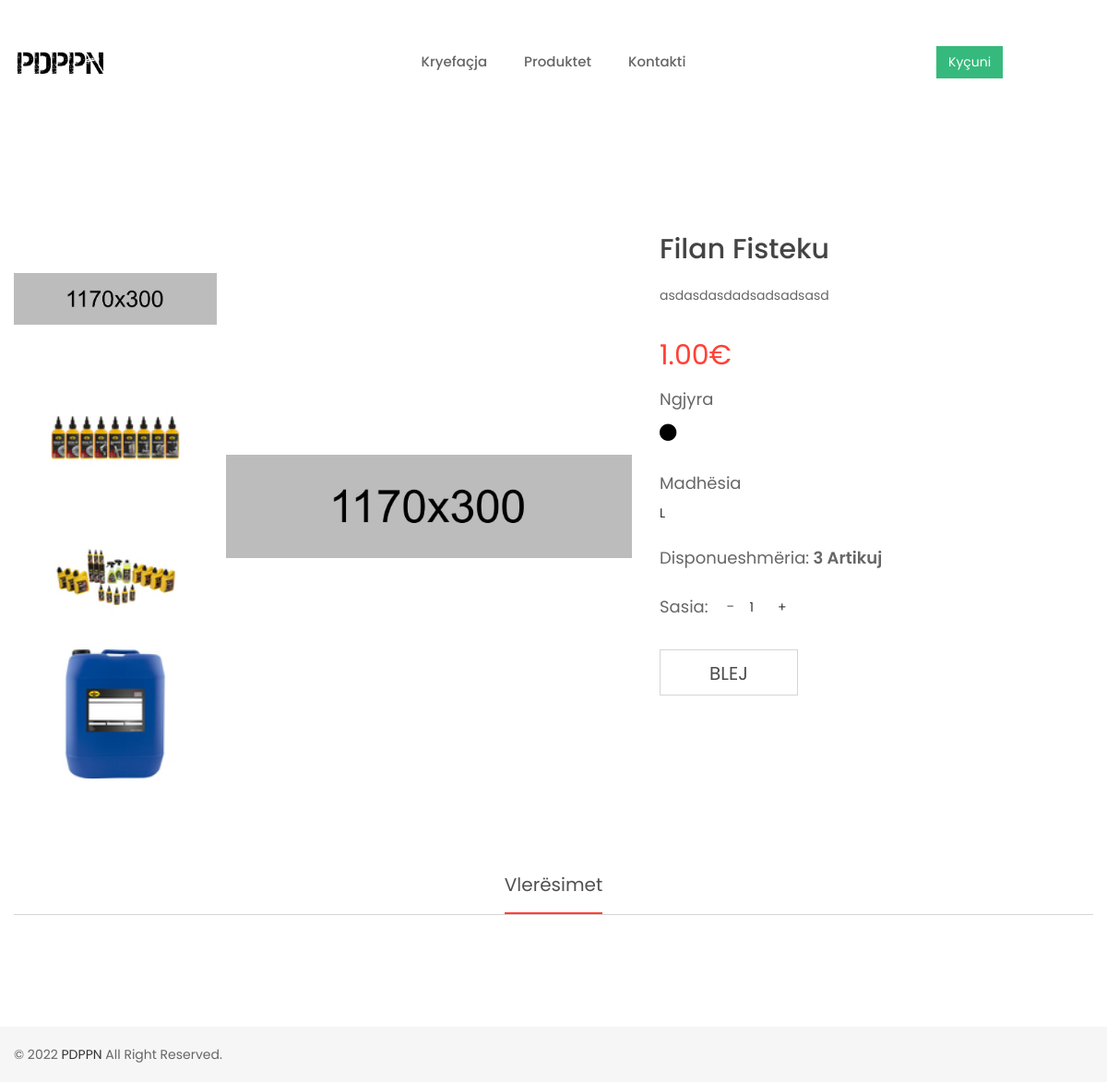
The page /Perdoruesi/detajeProduktit.php?produktID=21 on the database its author committed.
### tables this page shows
CREATE TABLE IF NOT EXISTS `produktet` (
  `produktID` int(11) NOT NULL AUTO_INCREMENT,
  `produkti` varchar(150) NOT NULL,
  `imazhi1` varchar(600) NOT NULL,
  `imazhi2` varchar(600) NOT NULL,
  `imazhi3` varchar(600) NOT NULL,
  `imazhi4` varchar(600) NOT NULL,
  `kategoriaID` int(11) NOT NULL,
  `pershkrimi` longtext NOT NULL,
  `qmimi` decimal(15,2) NOT NULL,
  `stoku` int(11) NOT NULL,
  `madhesiaID` int(11) DEFAULT NULL,
  `ngjyraID` int(11) DEFAULT NULL,
  `kompaniaID` int(11) NOT NULL,
  PRIMARY KEY (`produktID`),
  KEY `katForeignKey` (`kategoriaID`),
  KEY `colorForeignKey` (`ngjyraID`),
  KEY `kompaniaForeignKey` (`kompaniaID`),
  KEY `sizeKatForeignkey` (`madhesiaID`)
);

CREATE TABLE IF NOT EXISTS `madhesit` (
  `madhesiaID` int(11) NOT NULL AUTO_INCREMENT,
  `madhesia` varchar(50) NOT NULL,
  `kategoriaID` int(11) NOT NULL,
  PRIMARY KEY (`madhesiaID`),
  KEY `kategoriaMadhesia` (`kategoriaID`)
);

### Perdoruesi/detajeProduktit.php (the view, shortened to what this page needs)
<?php include_once('checkSession.php');
$produktID = $_GET['produktID'];
$sql = "SELECT  produktet.produkti, produktet.imazhi1, produktet.imazhi2, produktet.imazhi3, produktet.imazhi4, produktet.pershkrimi, produktet.qmimi, produktet.stoku, madhesit.madhesia, ngjyrat.ngjyra, produktet.kompaniaID
FROM produktet
LEFT OUTER JOIN madhesit ON produktet.madhesiaID=madhesit.madhesiaID
LEFT OUTER JOIN ngjyrat ON produktet.ngjyraID=ngjyrat.ngjyraID
WHERE  produktet.produktID=$produktID";
$query = mysqli_query($con, $sql);
while ($row = mysqli_fetch_assoc($query)) {
    $produkti = $row['produkti'];
    $foto1 = $row['imazhi1'];
    $foto2 = $row['imazhi2'];
    $foto3 = $row['imazhi3'];
    $foto4 = $row['imazhi4'];
    $pershkrimi = $row['pershkrimi'];
    $qmimi = $row['qmimi'];
    $stoku = $row['stoku'];
    $madhesia = $row['madhesia'];
    $ngjyra = $row['ngjyra'];
}
?>
<!doctype html>
<html class="no-js" lang="en">
<head>
    <?php include_once('links.php'); ?>
</head>
<body>
    <div class="wrapper fixed__footer">
        <header id="header" class="htc-header header--3 bg__white">
            <div id="sticky-header-with-topbar" class="mainmenu__area sticky__header">
                <?php include_once('nav.php'); ?>
            </div>
        </header>
        <section class="htc__product__details pt--120 pb--100 bg__white">
            <div class="container">
                <div class="row">
                    <div class="col-md-7 col-lg-7 col-sm-12 col-xs-12">
                        <div class="product__details__container">
                            <ul class="product__small__images" role="tablist" style="width:120;height:140;">
                                <li role="presentation" class="pot-small-img active">
                                    <a href="#img-tab-1" role="tab" data-toggle="tab">
                                        <img src="<?php echo $foto1; ?>" style="object-fit:contain;" width="120" height="140">
                                    </a>
                                </li>
                                <li role="presentation" class="pot-small-img">
                                    <a href="#img-tab-2" role="tab" data-toggle="tab">
                                        <img src="<?php echo $foto2; ?>" style="object-fit:contain;" width="120" height="140">
                                    </a>
                                </li>
                                <li role="presentation" class="pot-small-img">
                                    <a href="#img-tab-3" role="tab" data-toggle="tab">
                                        <img src="<?php echo $foto3; ?>" style="object-fit:contain;" width="120" height="140">
                                    </a>
                                </li>
                                <li role="presentation" class="pot-small-img">
                                    <a href="#img-tab-4" role="tab" data-toggle="tab">
                                        <img src="<?php echo $foto4; ?>" style="object-fit:contain;" width="120" height="140">
                                    </a>
                                </li>
                            </ul>
                            <div class="product__big__images">
                                <div class="portfolio-full-image tab-content" style="width:440px;height:590px;">
                                    <div role="tabpanel" class="tab-pane fade in active" id="img-tab-1">
                                        <img src="<?php echo $foto1; ?>" width="440" height="590" style="object-fit:contain;" alt="full-image">
                                    </div>
                                </div>
                            </div>
                        </div>
                    </div>
                    <div class="col-md-5 col-lg-5 col-sm-12 col-xs-12 smt-30 xmt-30">
                        <div class="htc__product__details__inner">
                            <div class="pro__detl__title">
                                <h2 id="produktTitulli"><?php echo $produkti; ?></h2>
                            </div>
                            <div class="pro__details">
                                <p id="pershkrimi"><?php echo $pershkrimi; ?></p>
                            </div>
                            <ul class="pro__dtl__prize">
                                <li id="qmimi"><?php echo $qmimi; ?>€</li>
                            </ul>
                            <?php
                            if ($ngjyra == '0') {
                            } else {
                            ?>
                                <div class="pro__dtl__color">
                                    <h2 class="title__5">Ngjyra</h2>
                                    <ul class="pro__choose__color">
                                        <?php
                                        if ($ngjyra == 'Black') {
                                            echo '<li><a><i title="Black" class="zmdi zmdi-circle black"></i></a></li>';
                                        } elseif ($ngjyra == 'Red') {
                                            echo '<li><a><i title="Red" class="zmdi zmdi-circle red"></i></a></li>';
                                        } elseif ($ngjyra == 'Blue') {
                                            echo '<li><a><i title="Blue" class="zmdi zmdi-circle blue"></i></a></li>';
                                        } elseif ($ngjyra == 'Gray') {
                                            echo '<li><a><i title="Gray" class="zmdi zmdi-circle gray"></i></a></li>';
                                        } elseif ($ngjyra == 'Purple') {
                                            echo '<li><a><i title="Purple" class="zmdi zmdi-circle purple"></i></a></li>';
                                        } elseif ($ngjyra == 'Orange') {
                                            echo '<li><a><i title="Orange"class="zmdi zmdi-circle orange"></i></a></li>';
                                        } elseif ($ngjyra == 'Yellow') {
                                            echo '<li><a><i title="Yellow" class="zmdi zmdi-circle yellow"></i></a></li>';
                                        } elseif ($ngjyra == 'Green') {
                                            echo '<li><a><i title="Green" class="zmdi zmdi-circle green"></i></a></li>';
                                        }
                                        ?>
                                    </ul>
                                </div>
                            <?php
                            }
                            ?>
                            <?php
                            if ($madhesia == '0') {
                            } else {
                            ?>
                                <div class="pro__dtl__size" id="madhesiaWrap">
                                    <h2 class="title__5">Madhësia</h2>
                                    <ul class="pro__choose__size">
                                        <li>
                                            <h3 id="madhesia"> <?php echo $madhesia; ?></h3>
                                        </li>
                                    </ul>
                                </div>
                            <?php
                            }
                            ?>
                            <?php if ($stoku == 0) {
                                echo '<div class="pro__dtl__size">
                                <h2 class="title__5" style="color: #ff4136!important; font-weight:bold;">Nuk ka në disponim!</h2>
                            </div>';
                                    } else { ?>
                                        <div class="pro__dtl__size">
                                            <h2 class="title__5" ">Disponueshmëria:<strong> <?php echo $stoku; ?> artikuj</strong></h2>
                                        </div>
                                    <form id=" myform" method="POST" action="blejProduktin.php">
                                                <div class="product-action-wrap">
                                                    <div class="prodict-statas"><span>Sasia:</span></div>
                                                    <div class="product-quantity">
                                                        <div class="cart-plus-minus" style="cursor:default;">
                                                            <input style="cursor:default;" class="cart-plus-minus-box" type="number" name="sasia" value="1" min="1" max="<?php echo $stoku; ?>">
                                                        </div>
                                                    </div>
                                                </div>
                                                <ul class="pro__dtl__btn">
                                                    <li class="buy__now__btn"><input type="submit" name="blej" value="Blej" class="regBtn"></li>
                                                </ul>
                                                </form>
                                            <?php } ?>
                                        </div>
                                </div>
                        </div>
                    </div>
        </section>
        <section class="htc__product__details__tab bg__white pb--30">
            <div class="container">
                <div class="row">
                    <div class="col-md-12 col-lg-12 col-sm-12 col-xs-12">
                        <ul class="product__deatils__tab mb--30">
                            <li role="presentation" class="active">
                                <a>Vlerësimet</a>
                            </li>
                        </ul>
                    </div>
                </div>
                <div class="row col-md-9">
                </div>
                <div class="row  col-md-3">
                </div>
            </div>
        </section>
    </div>
    <?php include_once('footer.php'); ?>
</body>
</html>

### Perdoruesi/css/custom.css (style rules this page uses)
.regBtn { border: 1px solid #d5d5d5; display: inline-block; font-size: 20px; height: 50px; line-height: 50px; text-align: center; text-transform: capitalize; transition: all 0.5s ease 0s; width: 150px; color: #4b4b4b; text-transform: uppercase; background: none; }
* { scrollbar-width: auto; scrollbar-color: #ff4136 #ffffff; }
.black { color: #000 !important; }
html { -webkit-font-smoothing: antialiased !important; -moz-osx-font-smoothing: grayscale !important; -ms-font-smoothing: antialiased !important; }

### Perdoruesi/css/tooltip.css (style rules this page uses)
:root { --cooltipz-bg-color:#1f1f1f;--cooltipz-border-width:0;--cooltipz-border-style:solid;--cooltipz-border-color:#1f1f1f;--cooltipz-text-color:#fff;--cooltipz-font-size:0.75rem;--cooltipz-font-family:verdana,geneva,tahoma,var(--cooltipz-fontawesome,Arial),sans-serif;--cooltipz-slide:6px;--cooltipz-border-radius:0.125rem;--cooltipz-timing:120ms;--cooltipz-cursor:pointer;--cooltipz-small:6.25rem;--cooltipz-medium:12.5rem;--cooltipz-large:18.75rem;--cooltipz-arrow-size:0.3125rem;--cooltipz-delay-show:0s;--cooltipz-delay-hide:0s }

### Perdoruesi/css/shortcode/default.css (style rules this page uses)
*, h1, h2, h3, h4, h5, h6, p, ul, a { margin: 0; padding: 0; }
html { font-size: 100%; }
body { font-family: 'Poppins', sans-serif; color: #303030; font-weight: 400; font-size: 14px; line-height: 24px; -webkit-font-smoothing: antialiased; -moz-osx-font-smoothing: grayscale; }
p { font-family: 'Poppins', sans-serif; color: #303030; font-weight: 400; font-size: 14px; line-height: 24px; }
h1, h2, h3, h4, h5, h6, .h1, .h2, .h3, .h4, .h5, .h6 { font-family: 'Poppins', sans-serif; color: #303030; font-weight: 400; font-variant-ligatures: common-ligatures; margin-top: 0; margin-bottom: 0; }
h2, .h2 { font-size: 30px; font-weight: 400; }
h3, .h3 { font-size: 14px; font-weight: 400; }
ul, ol { list-style: none; }
strong { font-weight: 600; }
a { color: #333; }
body { overflow-x: hidden; }
a, .btn { -webkit-transition: all 0.3s ease-out 0s; -moz-transition: all 0.3s ease-out 0s; -ms-transition: all 0.3s ease-out 0s; -o-transition: all 0.3s ease-out 0s; transition: all 0.3s ease-out 0s; }
input, select, textarea { -webkit-transition: all 0.5s ease-out 0s; -moz-transition: all 0.5s ease-out 0s; -ms-transition: all 0.5s ease-out 0s; -o-transition: all 0.5s ease-out 0s; transition: all 0.5s ease-out 0s; }
p + img, img:last-child { margin-bottom: 0; }
body { background: #fff; }
.bg__white { background: #fff; }
.mb--30 { margin-bottom: 30px }
.pt--120 { padding-top: 120px }
.pb--30 { padding-bottom: 30px }
.pb--100 { padding-bottom: 100px }

### Perdoruesi/css/shortcode/header.css (style rules this page uses)
.mainmenu__area { left: 0; margin: auto; position: absolute; right: 0; top: 32px; width: 100%; }
.htc-header { position: relative; z-index: 99; }
.header--3 .mainmenu__area { position: inherit; top: auto; }

### rows shown on the page
produktet: imazhi1 (picture), imazhi2 (picture), imazhi3 (picture), imazhi4 (picture), produkti "Filan Fisteku", pershkrimi "asdasdasdadsadsadsasd", qmimi "1.00", madhesiaID.madhesia "L", stoku "3"
